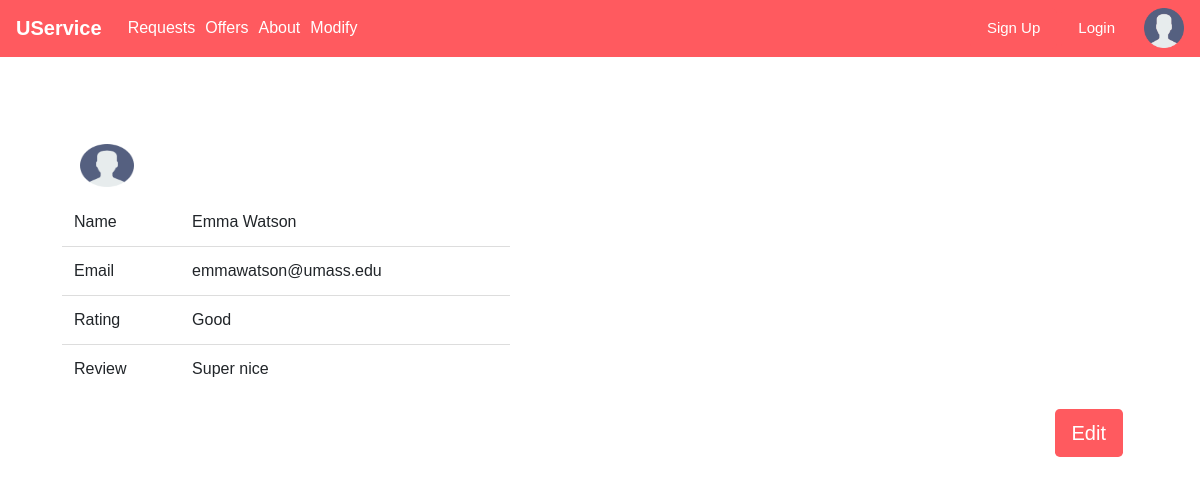
The app's page /USERVICE/profile/ with its own data.
### USERVICE/models.py (models this page shows, shortened)
class User(models.Model):
    name = models.CharField(max_length=100, help_text="Name")
    email = models.CharField(max_length=100, help_text="Email")
    password = models.CharField(max_length=10, help_text="Password")

class Profile(models.Model):
    user = models.ForeignKey(User, on_delete=models.SET_NULL, null=True)
    review = models.CharField(max_length=500, help_text="Review")
    RATING = (
        ('vb', 'Very Bad'),
        ('b', 'Bad'),
        ('g', 'Good'),
        ('vg', 'Very Good'),
    )
    rating = models.CharField(max_length=1, choices=RATING, blank=True, default='vb', help_text='Rate Me')

### USERVICE/views.py (the view)
def profile(request):
    name = User.objects.all()[:1].get().name
    email = User.objects.all()[:1].get().email
    rating = Profile.objects.all()[:1].get().rating
    rating = dict(Profile.RATING).get(rating)
    review = Profile.objects.all()[:1].get().review
    return render(
        request,
        'profile.html',
        context={'name':name, 'email': email,'rating': rating, 'review':review
        },
    )

### USERVICE/templates/profile.html (shortened to what this page needs)
{% extends "base_generic.html" %}
{% block extra_head %}
{% load static %}
<link rel="stylesheet" href="{% static 'css/profile.css' %}">
{% endblock %}
{% block content %}
      <div class='container'>
        <div class='jumbotron'>
          <div class="row">
                  <div class="panel-body">
                    <div class="row">
                      <div class="col-md-3 col-lg-3 " align="center">
                        <img alt="User Pic"
                        src="{% static 'image/blankprofile.png' %}" class="img-circle img-responsive">
                      </div>
                      <div class=" col-md-12 col-lg-12" align="center">
                        <table class="table table-user-information">
                          <tbody>
                            <tr>
                              <td>Name</td>
                              <td>{{name}}</td>
                            </tr>
                            <tr>
                              <td>Email</td>
                              <td>{{email}}</td>
                            </tr>
                            <tr>
                              <td>Rating</td>
                              <td>{{rating}}</td>
                            </tr>
                            <tr>
                              <td>Review</td>
                              <td>{{review}}</td>
                            </tr>
                          </tbody>
                        </table>
                      </div>
                    </div>
                  </div>
                </div>
                <div class="float-right">
                <button type="button" class="btn btn-lg">Edit</button>
              </div>
              </div>
            </div>
{% endblock %}

### USERVICE/static/css/navbar.css (style rules this page uses)
* { font-family: Arial, Helvetica, sans-serif; }
table { border-spacing: 100px; }

### USERVICE/static/css/profile.css (style rules this page uses)
.jumbotron { background-color: white !important; }
.table-user-information > tbody > tr { border-top: 1px solid rgb(221, 221, 221); }
.table-user-information > tbody > tr:first-child { border-top: 0; }
.table-user-information > tbody > tr > td { border-top: 0; }
img { width: 60%; height: 80%; }
.row { padding-top: 40px; }
button { background-color: #FF5A5F; color: white; }

### records on screen
User: name "Emma Watson", email "emmawatson@umass.edu"
Profile: review "Super nice"

### other values on screen
{{ rating }} "Good"
